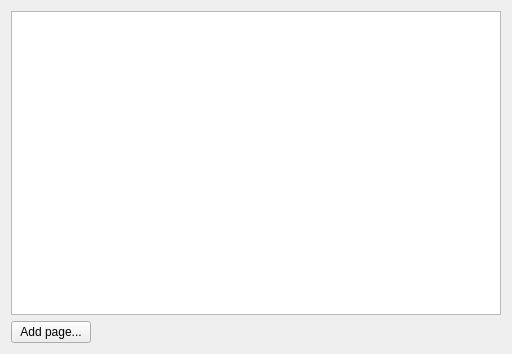
<?xml version="1.0" encoding="UTF-8"?>
<ui version="4.0">
 <class>pagesIndex</class>
 <widget class="QWidget" name="pagesIndex">
  <property name="geometry">
   <rect>
    <x>0</x>
    <y>0</y>
    <width>512</width>
    <height>354</height>
   </rect>
  </property>
  <property name="windowTitle">
   <string>Form</string>
  </property>
  <layout class="QVBoxLayout" name="verticalLayout">
   <item>
    <widget class="QTableView" name="pagesTable"/>
   </item>
   <item>
    <layout class="QHBoxLayout" name="horizontalLayout">
     <item>
      <widget class="QPushButton" name="addPageBtn">
       <property name="text">
        <string>Add page...</string>
       </property>
      </widget>
     </item>
     <item>
      <spacer name="horizontalSpacer">
       <property name="orientation">
        <enum>Qt::Orientation::Horizontal</enum>
       </property>
       <property name="sizeHint" stdset="0">
        <size>
         <width>40</width>
         <height>20</height>
        </size>
       </property>
      </spacer>
     </item>
    </layout>
   </item>
  </layout>
 </widget>
 <resources/>
 <connections/>
</ui>
